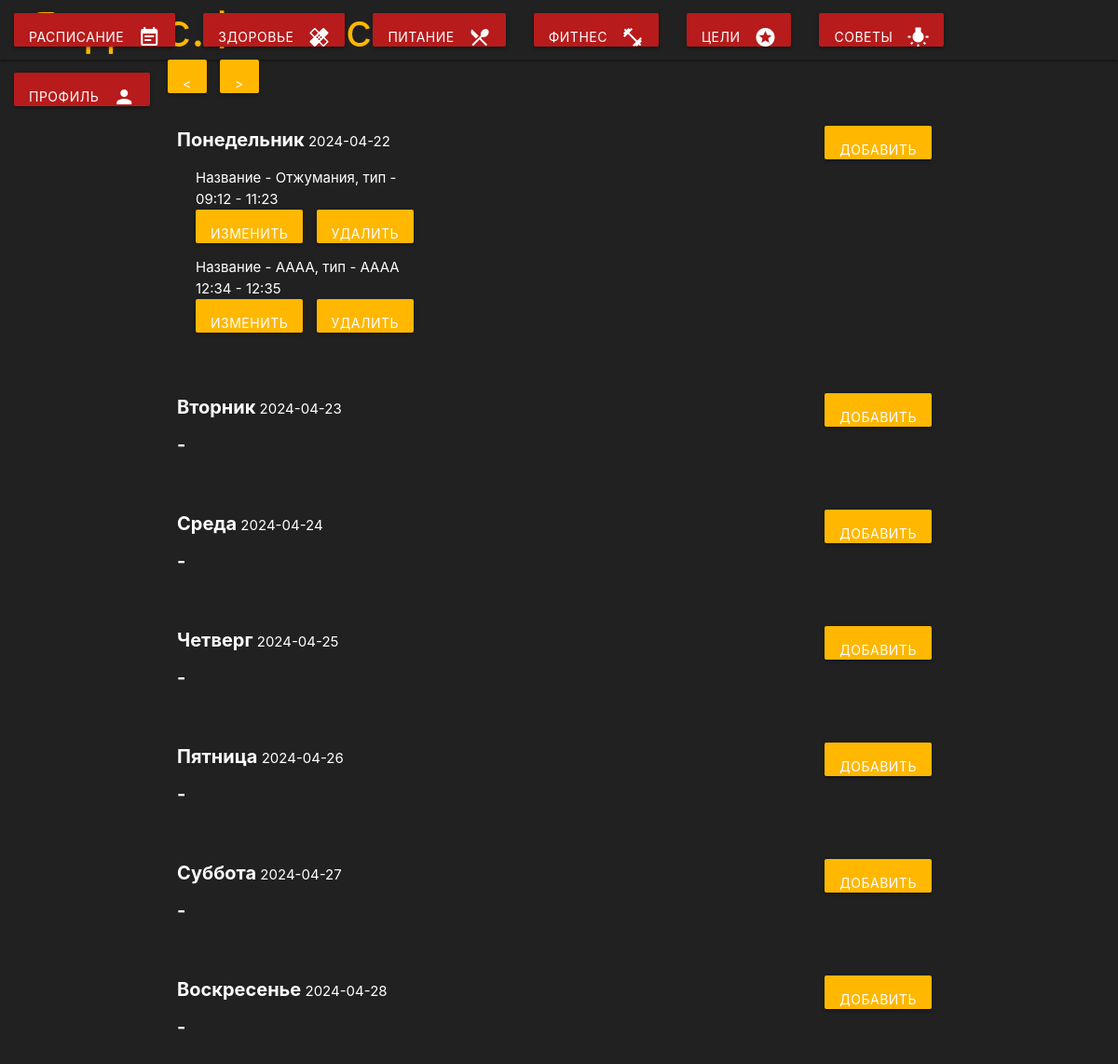
/fitness, run on the app's committed database.
### data/activity.py (models this page shows)
class Activity(SqlAlchemyBase, SerializerMixin):
    __tablename__ = 'Activity'
    id = sqlalchemy.Column(sqlalchemy.Integer,
                           primary_key=True, autoincrement=True)
    title = sqlalchemy.Column(sqlalchemy.String, nullable=False)
    type = sqlalchemy.Column(sqlalchemy.String, nullable=True)
    date = sqlalchemy.Column(sqlalchemy.DateTime, nullable=False)
    start = sqlalchemy.Column(sqlalchemy.String, nullable=False)
    end = sqlalchemy.Column(sqlalchemy.String, nullable=False)
    user_id = sqlalchemy.Column(sqlalchemy.Integer, sqlalchemy.ForeignKey("Users.id"))
    user = orm.relationship('User')

### server.py (the view)
@app.route("/fitness", methods=['POST', 'GET'])
def activities():
    global week
    global current_day
    current_day = date.today() + timedelta(days=timedelta_value)
    today_weekday = current_day.weekday()  # промежуток дней между понедельником и текущим днем
    week = []   # даты всех дней на текущей неделе
    for i in range(7):
        week.append(current_day + timedelta(days=i - today_weekday))
    session = db_session.create_session()
    week_activities = []
    for j in range(7):
        week_activities.append(session.query(Activity).filter(Activity.date.like(f'{week[j]}%'),
                                                              Activity.user_id == current_user_id).order_by(
                                                              Activity.start, Activity.end).all())
    session.close()
    return render_template('activities.html', weekdays=weekdays, week=week, week_activities=week_activities)

### data/db_session.py (called while the page is built)
def create_session() -> Session:
    global __factory
    return __factory()

### templates/activities.html (shortened to what this page needs)
{% extends "base2.html" %}
{% block content %}
<body>
    <div>
        <a href="/activities_previous" class="btn">
            <
        </a>
        <a href="/activities_next" class="btn">
            >
        </a>
    </div>
    {% for activity in week_activities %}
    {% set index = loop.index0 %}
    <div class="col-md6 border rounded" style="margin-top: 10px;">
        <p><b>{{weekdays[index]}}</b> {{week[index]}}
            <a href="/adding_a_training/{{week[index]}}" class="btn" style="float: right;">
                Добавить
            </a>
        </p>
        {% if activity %}
        {% for training in activity %}
        <div style="margin-left: 20px; margin-bottom: 5px">
            <p>
                Название - {{training.title}}, тип - {{training.type}}<br/>
                {{training.start}} - {{training.end}}<br/>
                <a href="/activities_change/{{training.id}}" class="btn">
                    Изменить
                </a>
                <a href="/activities_delete/{{training.id}}" class="btn">
                    Удалить
                </a>
            </p>
        </div>
        {% endfor %}
        {% else %}
        <b>-</b>
        {% endif %}
    </div>
    {% endfor %}
</body>
{% endblock %}

### static/css/style.css (style rules this page uses)
body { display: flex; min-height: 100vh; flex-direction: column; }
b { font-size: 20px; color: white }
p { color: white }

### templates/activities.html (style rules this page uses)
body { color: white; background-color: #333; }
.btn { background-color: #ffb700; border: none; color: white; padding: 8px 16px; margin-right: 10px; text-decoration: none; transition: background-color 0.3s, color 0.3s; }
.border { padding: 10px; margin-bottom: 20px; }
.rounded { border-radius: 8px; }
p { margin-bottom: 10px; }

### data on the page
Activity: weekdays "Понедельник", date "2024-04-22", title "Отжумания", start "09:12", end "11:23"
Activity: title "АААА", type "АААА", start "12:34", end "12:35"

### other printed values
{{ weekdays[index] }} "Вторник" "Среда" "Четверг" "Пятница" "Суббота" "Воскресенье"
{{ week[index] }} "2024-04-23" "2024-04-24" "2024-04-25" "2024-04-26" "2024-04-27" "2024-04-28"
